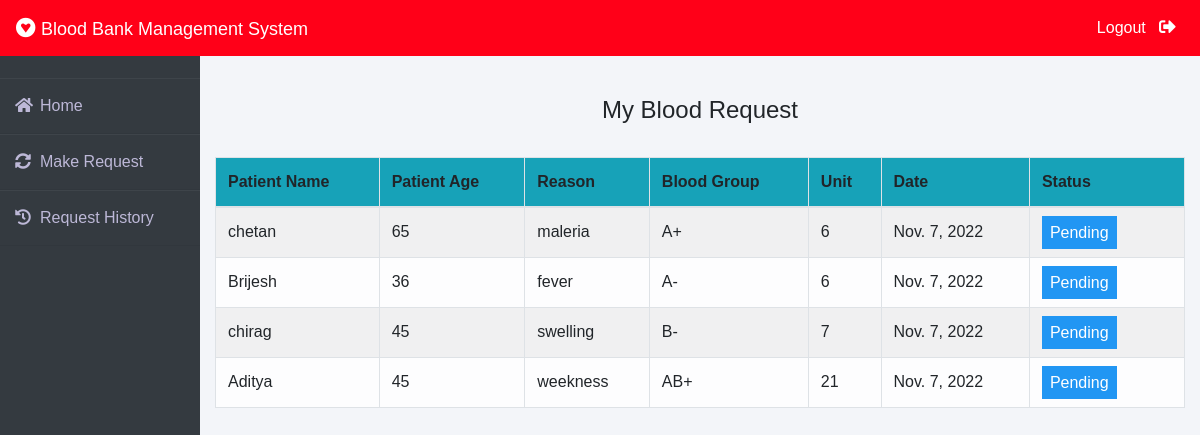
Page /patient/my-request (signed in) on the committed database.
### blood/models.py (models this page shows, shortened)
class BloodRequest(models.Model):
    request_by_patient=models.ForeignKey(pmodels.Patient,null=True,on_delete=models.CASCADE)
    request_by_donor=models.ForeignKey(dmodels.Donor,null=True,on_delete=models.CASCADE)
    patient_name=models.CharField(max_length=30)
    patient_age=models.PositiveIntegerField()
    reason=models.CharField(max_length=500)
    bloodgroup=models.CharField(max_length=10)
    unit=models.PositiveIntegerField(default=0)
    status=models.CharField(max_length=20,default="Pending")
    date=models.DateField(auto_now=True)

### patient/views.py (the view)
# urls.py: path('my-request', views.my_request_view,name='my-request'),
def my_request_view(request):
    patient= models.Patient.objects.get(user_id=request.user.id)
    blood_request=bmodels.BloodRequest.objects.all().filter(request_by_patient=patient)
    return render(request,'patient/my_request.html',{'blood_request':blood_request})

### templates/patient/my_request.html (shortened to what this page needs)
{% extends 'patient/patientbase.html' %}
{% block content %}
{% load widget_tweaks %}
{%load static%}
<head>
   </head>
<br><br>
<div class="container">
    <H4 class="text-center">My Blood Request</H4><br>
    <table class="table table-light table-hover table-bordered table-striped">
        <thead class="bg-info">
            <tr>
                <th scope="col">Patient Name</th>
                <th scope="col">Patient Age</th>
                <th scope="col">Reason</th>
                <th scope="col">Blood Group</th>
                <th scope="col">Unit</th>
                <th scope="col">Date</th>
                <th scope="col">Status</th>
            </tr>
        </thead>
        <tbody>
            {% for t in blood_request %}
            <tr>
                <td> {{t.patient_name}}</td>
                <td>{{t.patient_age}}</td>
                <td>{{t.reason}}</td>
                <td>{{t.bloodgroup}}</td>
                <td>{{t.unit}}</td>
                <td>{{t.date}}</td>
                {% if t.status == 'Approved' %}
                <td><span class="label warning"> Approved</span></td>
                {% elif t.status == 'Rejected' %}
                <td><span class="label success">Rejected</span></td>
                {% else %}
                <td><span style="color: white;margin-left: 0px;" class="label info">Pending</span></td>
                {% endif %}
            </tr>
            {% endfor %}
        </tbody>
    </table>
</div>
{% endblock content %}

### templates/patient/patientbase.html (style rules this page uses)
* { margin: 0; padding: 0; box-sizing: border-box; list-style: none; text-decoration: none; font-family: 'Josefin Sans', sans-serif; }
body { background-color: #f3f5f9; }
.wrapper .main_content .info { margin: 20px; color: #717171; line-height: 25px; }

### templates/patient/my_request.html (style rules this page uses)
.label { color: white; padding: 8px; }
.info { background-color: #2196F3; }

### rows in the picture
BloodRequest: patient_name "chetan", patient_age "65", reason "maleria", bloodgroup "A+", unit "6", date "Nov. 7, 2022", status "Pending"
BloodRequest: patient_name "Brijesh", patient_age "36", reason "fever", bloodgroup "A-", unit "6", date "Nov. 7, 2022", status "Pending"
BloodRequest: patient_name "chirag", patient_age "45", reason "swelling", bloodgroup "B-", unit "7", date "Nov. 7, 2022", status "Pending"
BloodRequest: patient_name "Aditya", patient_age "45", reason "weekness", bloodgroup "AB+", unit "21", date "Nov. 7, 2022", status "Pending"
